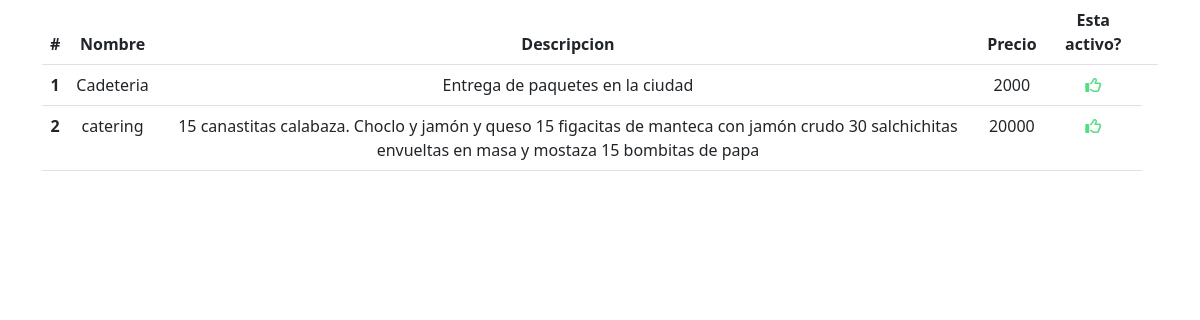
Screenshot of /servicios with the database file from the repository.
### reservas/models.py (models this page shows, shortened)
class Servicio(models.Model):
    nombre = models.CharField(max_length=50)
    descripcion = models.CharField(max_length=200)
    precio = models.IntegerField()
    activo = models.BooleanField(default=True)

### reservas/views.py (the view)
# urls.py: path('servicios', views.servicios_vista, name="servicios"),
def servicios_vista(request):
    servicios = Servicio.objects.all()
    return render(request, 'servicios.html', {'servicios': servicios})

### reservas/templates/servicios.html
{% extends 'base.html' %}
{% block 'content' %}
    {% include 'tabla_servicios.html'%}
{% endblock %}

### reservas/templates/tabla_servicios.html
<table class="table text-center">
  <thead>
    <tr>
      <th scope="col">#</th>
      <th scope="col">Nombre</th>
      <th scope="col">Descripcion</th>
      <th scope="col">Precio</th>
      <th scope="col">Esta activo?</th>
      <th></th>
    </tr>
  </thead>
  <tbody>
    {% for s in servicios %}
      <tr>
        <th scope="row">{{ s.id }}</th>
        <td>{{ s.nombre }}</td>
        <td>{{ s.descripcion }}</td>
        <td>{{ s.precio }}</td>
        {% if s.activo %}
          <td>
            <i class="fa-regular fa-thumbs-up" style="color: #57db83;"></i>
          </td>
        {% else %}
          <td>
            <i class="fa-regular fa-thumbs-down" style="color: #da1616;"></i>
          </td>
        {% endif %}
      </tr>
    {% endfor %}
  </tbody>
</table>

### rows the page displays
Servicio: id "1", nombre "Cadeteria", descripcion "Entrega de paquetes en la ciudad", precio "2000", activo True (drawn)
Servicio: id "2", nombre "catering", descripcion "15 canastitas calabaza. Choclo y jamón y queso 15 figacitas de manteca con jamón crudo 30 salchichitas envueltas en masa y mostaza 15 bombitas de papa", precio "20000", activo True (drawn)
